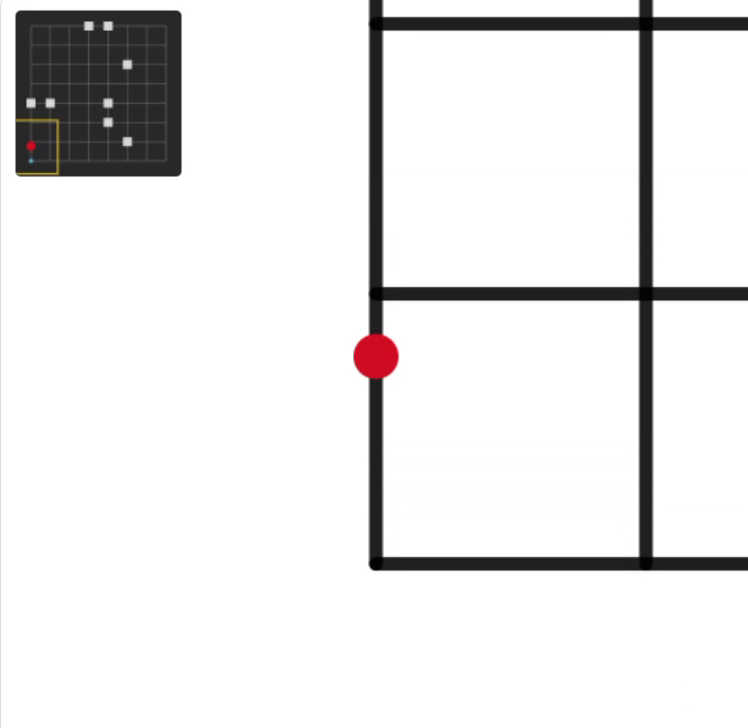
#> input picture frame 51 of line_f.mp4, 748 x 728 px
$ python color_final2.py
#> lines starting #> are read from the running program, lines starting #| are printed output that depends on the picture; after the words box and inside, x2 and y2 are one past the last pixel; in counts of white or black regions, pixels touching at a corner belong together
import cv2
import numpy as np
import sys
import io

sys.stdout = io.TextIOWrapper(sys.stdout.buffer, encoding='utf-8')

# ──────────────────────────────────────────────
#  LAB 마스크 (구획선 추출)
# ──────────────────────────────────────────────
def get_lab_mask(frame,
                 l_low=0,   l_high=120,
                 rg_low=0,  rg_high=255,
                 by_low=0,  by_high=255):
    lab = cv2.cvtColor(frame, cv2.COLOR_BGR2LAB)
    lower = np.array([l_low,  rg_low,  by_low])
    upper = np.array([l_high, rg_high, by_high])
    return cv2.inRange(lab, lower, upper)


# ──────────────────────────────────────────────
#  중심선 추출
# ──────────────────────────────────────────────
def get_line_center(mask, frame_w):
    edges = cv2.Canny(mask, 50, 150)
    lines = cv2.HoughLinesP(edges,
                            rho=1,
                            theta=np.pi / 180,
                            threshold=50,
                            minLineLength=60,
                            maxLineGap=20)
    if lines is None:
        return None, edges, lines

    cx_list = []
    for line in lines:
        x1, y1, x2, y2 = line[0]
        cx_list.append((x1 + x2) // 2)

    center_x = int(np.mean(cx_list))
    return center_x, edges, lines


# ──────────────────────────────────────────────
#  ArUco 마커 인식 (원본 프레임)
# ──────────────────────────────────────────────
def detect_aruco(frame):
    aruco_dict   = cv2.aruco.getPredefinedDictionary(cv2.aruco.DICT_4X4_50)
    aruco_params = cv2.aruco.DetectorParameters()
    detector     = cv2.aruco.ArucoDetector(aruco_dict, aruco_params)

    corners, ids, _ = detector.detectMarkers(frame)

    results = []
    if ids is not None:
        for i, marker_id in enumerate(ids.flatten()):
            c  = corners[i][0]
            cx = int(c[:, 0].mean())
            cy = int(c[:, 1].mean())
            results.append((int(marker_id), cx, cy))
    return results


# ──────────────────────────────────────────────
#  시각화 헬퍼
# ──────────────────────────────────────────────
def draw_lines(vis, lines, color=(0, 255, 0)):
    if lines is None:
        return
    for line in lines:
        x1, y1, x2, y2 = line[0]
        cv2.line(vis, (x1, y1), (x2, y2), color, 2)

def draw_center(vis, center_x, color=(0, 0, 255)):
    if center_x is None:
        return
    h = vis.shape[0]
    cv2.line(vis, (center_x, 0), (center_x, h), color, 2)
    cv2.putText(vis, f'cx={center_x}', (center_x + 5, 30),
                cv2.FONT_HERSHEY_SIMPLEX, 0.6, color, 2)

def draw_aruco(vis, detections):
    for (marker_id, cx, cy) in detections:
        cv2.circle(vis, (cx, cy), 8, (255, 0, 255), -1)
        cv2.putText(vis,
                    f'ID:{marker_id} ({cx},{cy})',
                    (cx + 10, cy - 10),
                    cv2.FONT_HERSHEY_SIMPLEX, 0.65, (255, 0, 255), 2)


# ──────────────────────────────────────────────
#  마커 저장소
# ──────────────────────────────────────────────
detected_markers = {}   # { marker_id : (cx, cy) }

def update_markers(detections):
    for (marker_id, cx, cy) in detections:
        if marker_id not in detected_markers:
            print(f'[NEW] ArUco ID={marker_id}  pos=({cx}, {cy})')
        detected_markers[marker_id] = (cx, cy)

def print_all_markers():
    print('\n=== Saved ArUco Markers ===')
    for mid in sorted(detected_markers):
        x, y = detected_markers[mid]
        print(f'  ID={mid}  pos=({x}, {y})')
    print('===========================\n')


# ──────────────────────────────────────────────
#  메인
# ──────────────────────────────────────────────
if __name__ == '__main__':
    SOURCE = 'line_f.mp4'   # 카메라: SOURCE = 0

    cap = cv2.VideoCapture(SOURCE)
    if not cap.isOpened():
        print(f'[ERROR] Cannot open source: {SOURCE}')
        exit(1)

    frame_w = int(cap.get(cv2.CAP_PROP_FRAME_WIDTH))

    # color_seg.py 로 튜닝한 LAB 파라미터 입력
    LAB_L_LOW,  LAB_L_HIGH  = 0,   120
    LAB_RG_LOW, LAB_RG_HIGH = 0,   255
    LAB_BY_LOW, LAB_BY_HIGH = 0,   255

    cv2.namedWindow('original + ArUco', cv2.WINDOW_NORMAL)
    cv2.namedWindow('mask + Lines',     cv2.WINDOW_NORMAL)

    print('=== Line & ArUco Detection Start ===')
    print('q : quit  |  p : print saved markers\n')

    while True:
        ret, frame = cap.read()
#> frame is the input picture: shape (728, 748, 3); mean B, G, R 231.8, 231.8, 232.4
        if not ret:
            if isinstance(SOURCE, str):
                cap.set(cv2.CAP_PROP_POS_FRAMES, 0)
                continue
            else:
                break

        # 1) 구획선 마스크
        mask = get_lab_mask(frame,
                            LAB_L_LOW,  LAB_L_HIGH,
                            LAB_RG_LOW, LAB_RG_HIGH,
                            LAB_BY_LOW, LAB_BY_HIGH)
#> in get_lab_mask, `return cv2.inRange(lab, lower, upper)`:
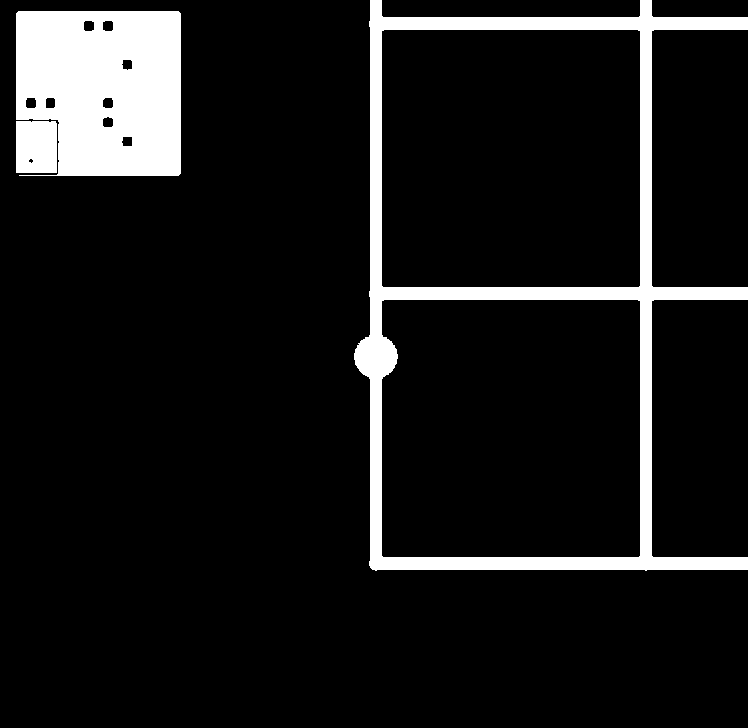
#> returned value: shape (728, 748); 10.1% white; 3 white regions, box (x1, y1, x2, y2) and area: (354, 0, 748, 571) 28495, (16, 11, 181, 176) 24178, (16, 121, 57, 173) 2116
        kernel = cv2.getStructuringElement(cv2.MORPH_RECT, (5, 5))
        mask   = cv2.morphologyEx(mask, cv2.MORPH_CLOSE, kernel)
#> mask: shape (728, 748); 10.1% white; 2 white regions, box (x1, y1, x2, y2) and area: (354, 0, 748, 571) 28496, (16, 11, 181, 176) 26499
        mask   = cv2.morphologyEx(mask, cv2.MORPH_OPEN,  kernel)
#> mask: shape (728, 748); 10.1% white; 2 white regions, box (x1, y1, x2, y2) and area: (354, 0, 748, 570) 28492, (16, 11, 181, 176) 26499

        # 2) 중심선
        center_x, edges, lines = get_line_center(mask, frame_w)
#> in get_line_center, `edges = cv2.Canny(mask, 50, 150)`:
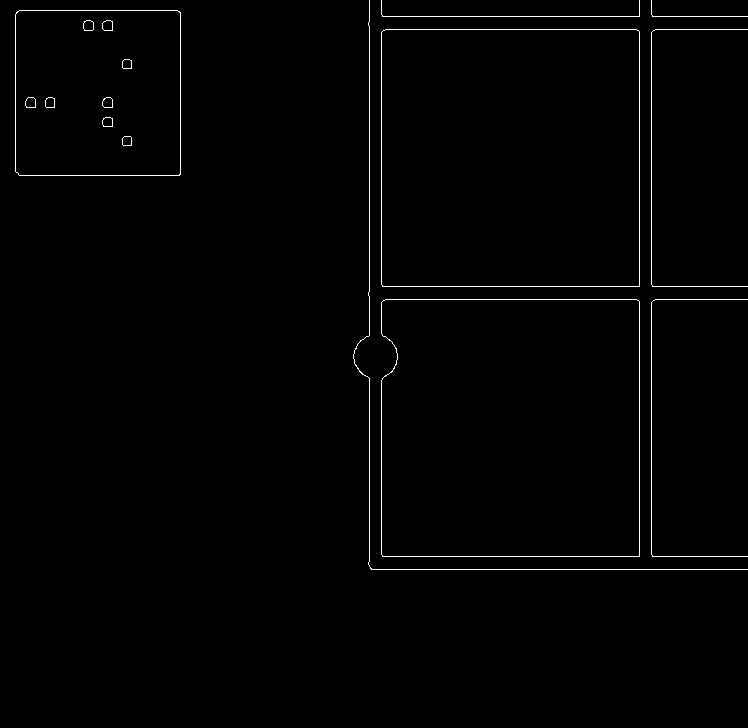
#> edges: shape (728, 748); 0.96% white in thin lines or dots, all inside (x1, y1, x2, y2) = (15, 0, 748, 570)
#> in get_line_center, `lines = cv2.HoughLinesP(edges, rho=1, theta=np.pi / 180, threshold=50,..`: lines = 15 rows, first 6: [369, 335, 369, 0], [639, 569, 639, 0], [651, 569, 651, 0], [381, 333, 381, 0], [385, 29, 747, 29], [369, 556, 747, 556]
#> the loop in get_line_center, `for line in lines:` made 15 passes
#> after the loop in get_line_center, `for line in lines:`: cx_list = [369, 639, 651, 381, 566, 558, 559, 566, 564, 564, 15, 180, 98, 99, 381]
#> in get_line_center, `center_x = int(np.mean(cx_list))`: center_x = 412
#> center_x = 412

        # 3) ArUco 인식 (원본)
        aruco_detections = detect_aruco(frame)
#> in detect_aruco, `corners, ids, _ = detector.detectMarkers(frame)`: corners = (); ids = None
#> aruco_detections = []
        update_markers(aruco_detections)
#> after the loop in update_markers, `for (marker_id, cx, cy) in detections:`: detected_markers = 0 items

        # 4) 시각화
        mask_vis = cv2.cvtColor(mask, cv2.COLOR_GRAY2BGR)
        draw_lines(mask_vis, lines)
#> the loop in draw_lines, `for line in lines:` made 15 passes
#> after the loop in draw_lines, `for line in lines:`:
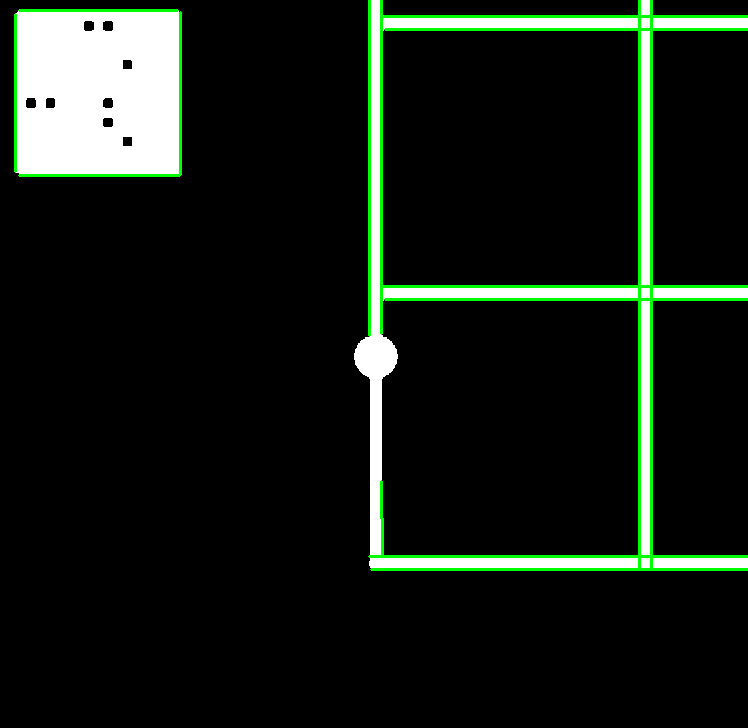
#> vis: shape (728, 748, 3); mean B, G, R 22.3, 28.9, 22.3
        draw_center(mask_vis, center_x)
#> in draw_center, `cv2.putText(vis, f'cx={center_x}', (center_x + 5, 30), cv2.FONT_HERSHE..`:
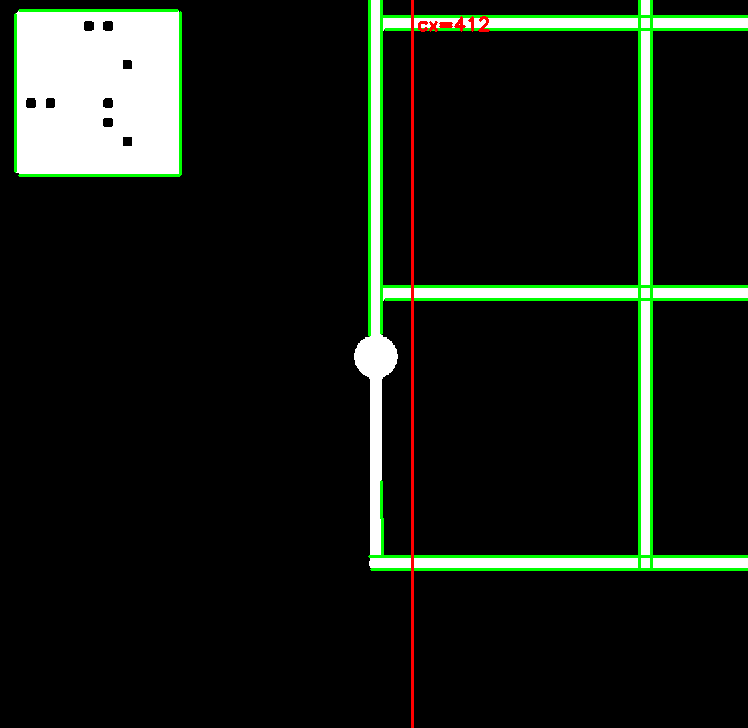
#> vis: shape (728, 748, 3); mean B, G, R 22.1, 28.7, 23.4
        cv2.putText(mask_vis,
                    f'center_x = {center_x}' if center_x is not None else 'center_x = None',
                    (10, 60), cv2.FONT_HERSHEY_SIMPLEX, 0.6, (0, 200, 255), 2)
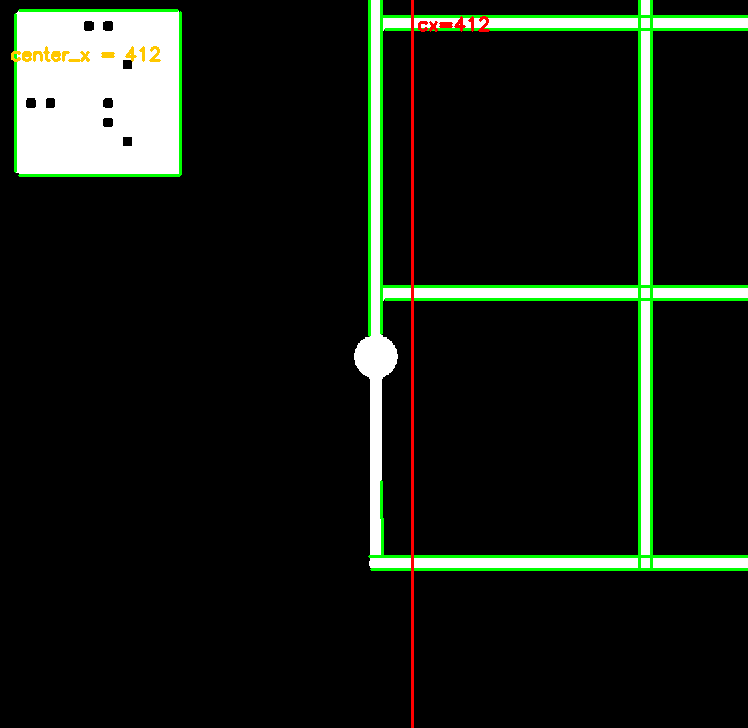
#> mask_vis: shape (728, 748, 3); 0.15% of pixels changed, all inside (x1, y1, x2, y2) = (11, 46, 161, 62)

        vis = frame.copy()
        draw_lines(vis, lines, color=(0, 255, 0))
#> call 2 of draw_lines, with lines = array of shape (15, 1, 4), color = (0, 255, 0)
#> the loop in draw_lines (call 2), `for line in lines:` made 15 passes
#> after the loop in draw_lines (call 2), `for line in lines:`:
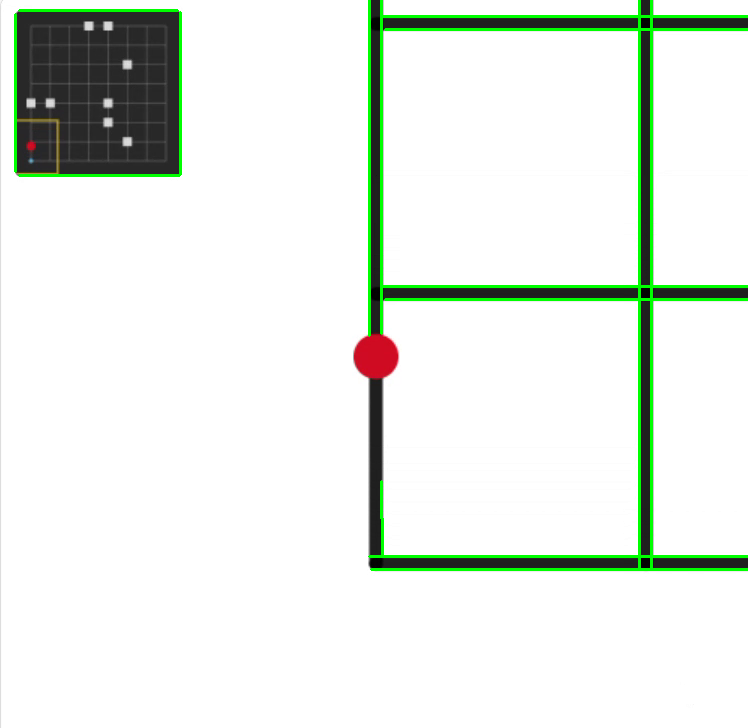
#> vis: shape (728, 748, 3); 2.59% of pixels changed, all inside (x1, y1, x2, y2) = (14, 0, 748, 571)
        draw_center(vis, center_x, color=(0, 0, 255))
        draw_aruco(vis, aruco_detections)
        cv2.putText(vis,
                    f'Saved: {list(sorted(detected_markers.keys()))}',
                    (10, frame.shape[0] - 15),
                    cv2.FONT_HERSHEY_SIMPLEX, 0.55, (200, 255, 0), 2)
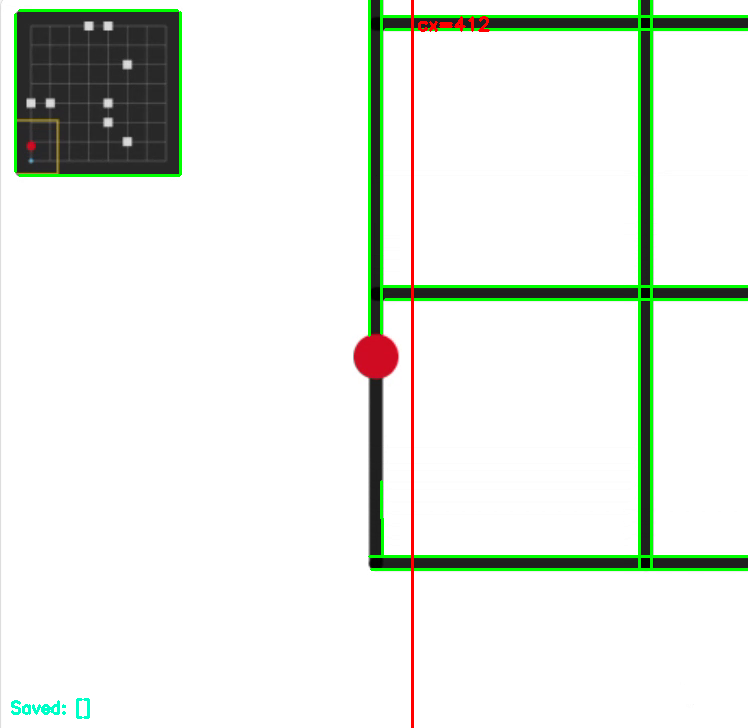
#> vis: shape (728, 748, 3); mean B, G, R 227.9, 234.5, 229.5

        cv2.imshow('original + ArUco', vis)
        cv2.imshow('mask + Lines',     mask_vis)

        key = cv2.waitKey(30) & 0xFF
#> (key q is pressed here)
        if key == ord('q'):
            break
        elif key == ord('p'):
            print_all_markers()

    # 루프 종료 후 1번만 출력
    print_all_markers()
    cap.release()
    cv2.destroyAllWindows()

$ run again, starting later in the video
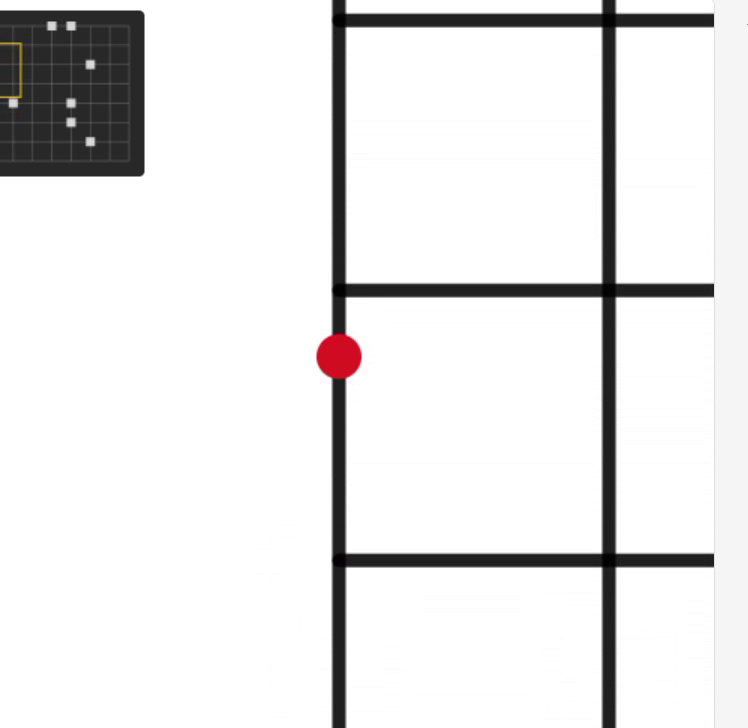
#> input picture frame 231 of line_f.mp4, 748 x 728 px
#> frame is the input picture: shape (728, 748, 3); mean B, G, R 230.9, 230.9, 231.5
#> lab: shape (728, 748, 3); mean of channels 0, 1, 2 231.4, 128.2, 128.1
#> mask: shape (728, 748); 10.2% white; 2 white regions, box (x1, y1, x2, y2) and area: (317, 0, 714, 728) 32412, (0, 11, 144, 176) 23120
#> edges: shape (728, 748); 1% white in thin lines or dots
#> in get_line_center, `lines = cv2.HoughLinesP(edges, rho=1, theta=np.pi / 180, threshold=50,..`: lines = 14 rows, first 6: [614, 727, 614, 0], [332, 335, 332, 0], [602, 727, 602, 0], [344, 333, 344, 0], [347, 26, 713, 26], [345, 283, 712, 283]
#> the loop in get_line_center, `for line in lines:` made 14 passes
#> after the loop in get_line_center, `for line in lines:`: cx_list = [614, 332, 602, 344, 530, 528, 529, 522, 522, 530, 71, 143, 70, 344]
#> in get_line_center, `center_x = int(np.mean(cx_list))`: center_x = 405
#> corners = (); ids = None
#> aruco_detections = []
#> after the loop in update_markers, `for (marker_id, cx, cy) in detections:`: detected_markers = 0 items
#> the loop in draw_lines, `for line in lines:` made 14 passes
#> `cv2.putText(mask_vis, f'center_x = {center_x}' if center_x is not None..`:
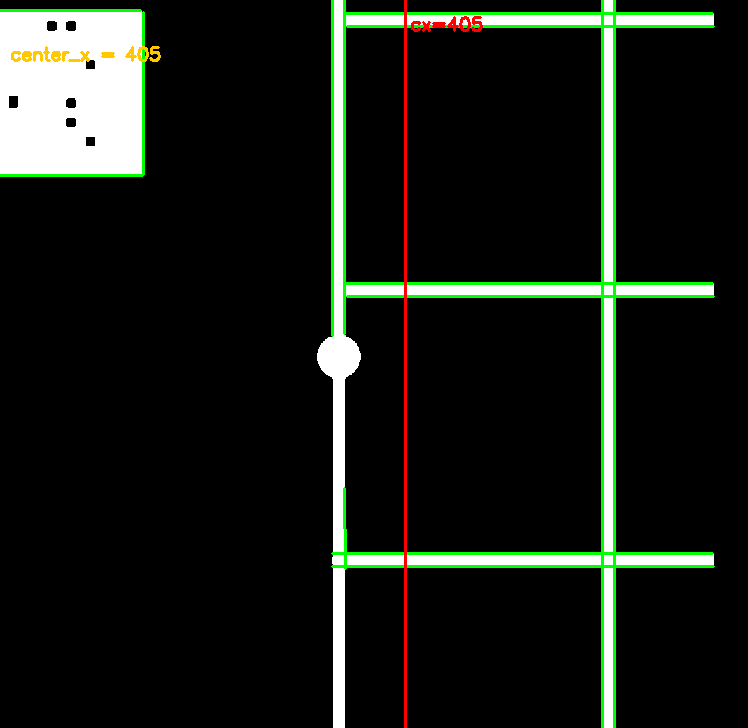
#> mask_vis: shape (728, 748, 3); mean B, G, R 21.9, 29, 23.6
#> the loop in draw_lines (call 2), `for line in lines:` made 14 passes
#> `cv2.putText(vis, f'Saved: {list(sorted(detected_markers.keys()))}', (1..`:
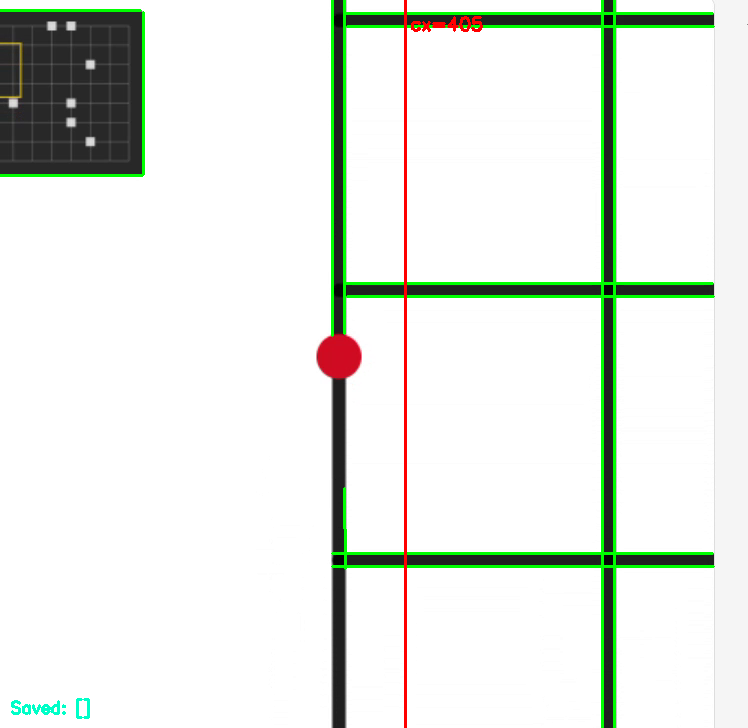
#> vis: shape (728, 748, 3); mean B, G, R 227, 233.8, 228.6
